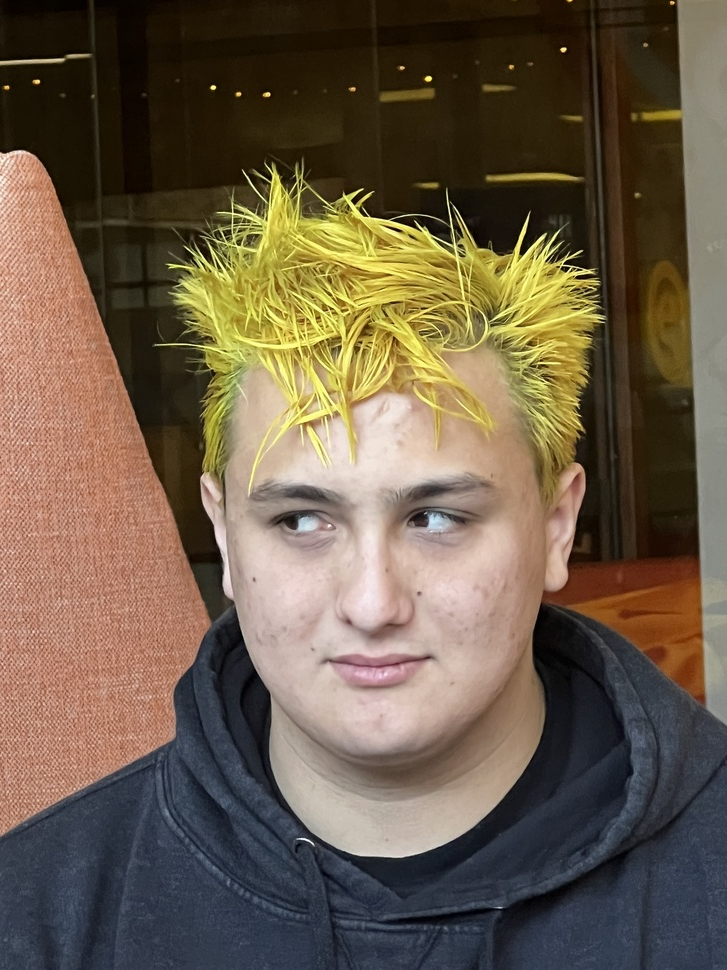
#> input picture Photos/IMG_2304.JPG, 727 x 970 px, shrunk from 3024 x 4032 before the run, found by its file name
$ jupyter execute eyes.ipynb
#> lines starting #> are read from the running program, lines starting #| are printed output that depends on the picture; after the words box and inside, x2 and y2 are one past the last pixel; in counts of white or black regions, pixels touching at a corner belong together
[cell 1]
import cv2
import numpy as np
import matplotlib.pyplot as plt
from einops import rearrange

face_cascade = cv2.CascadeClassifier(cv2.data.haarcascades + 'haarcascade_frontalface_default.xml')
eye_cascade = cv2.CascadeClassifier(cv2.data.haarcascades + 'haarcascade_eye.xml')

# original image
original_img = cv2.imread("Photos/IMG_2304.jpg", cv2.IMREAD_COLOR)
#> original_img is the input picture: shape (970, 727, 3); mean B, G, R 72.9, 92.2, 107.7
gray_picture = cv2.cvtColor(original_img, cv2.COLOR_BGR2GRAY)#make picture gray
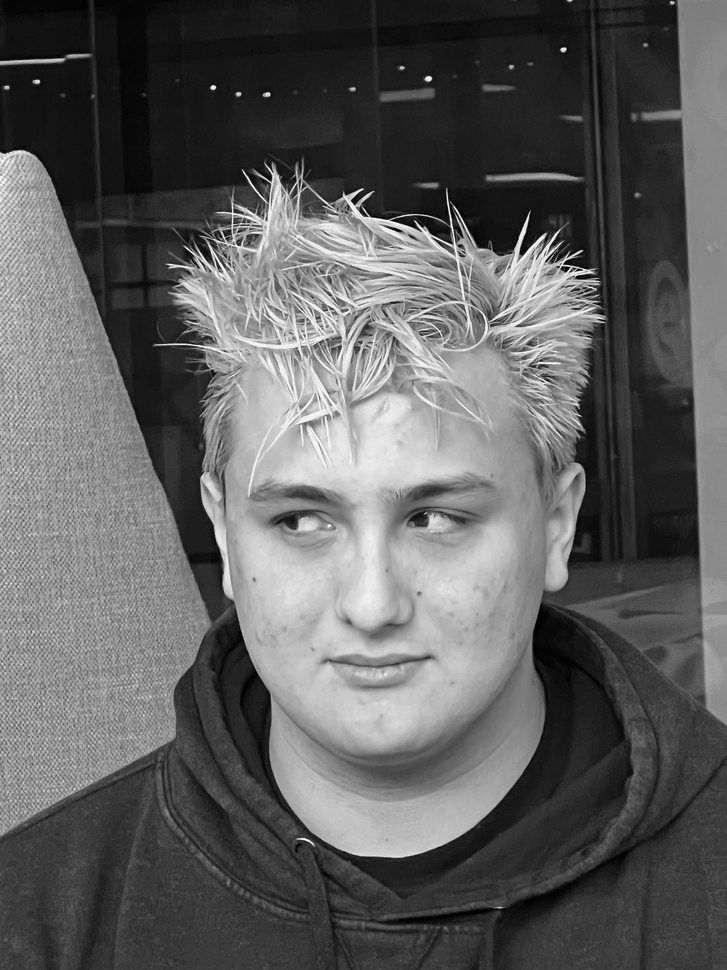
#> gray_picture: shape (970, 727); min 0, max 253, mean 94.6
faces = face_cascade.detectMultiScale(gray_picture, 1.3, 5)
#> faces = [[169, 367, 401, 401]]

for (x,y,w,h) in faces:
    cv2.rectangle(original_img,(x,y),(x+w,y+h),(255,255,0),5)

    gray_face = gray_picture[y:y+h, x:x+w] # cut the gray face frame out
    face = original_img[y:y+h, x:x+w] # cut the face frame out
    eyes = eye_cascade.detectMultiScale(gray_face, 1.1, 40) # (ex,ey,ew,eh)
#> this loop made 1 pass
#> (x, y, w, h, eyes) on pass 1: (169, 367, 401, 401, [[92, 117, 75, 75], [217, 110, 81, 81]])
#> pass 1, `gray_face = gray_picture[y:y+h, x:x+w]`:
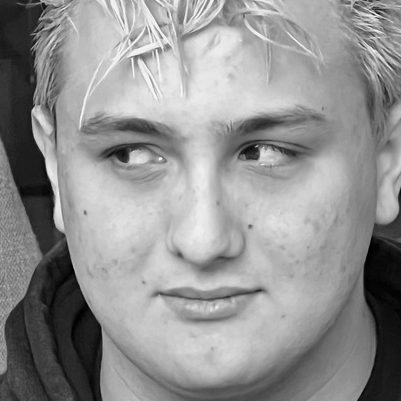
#> gray_face: shape (401, 401); min 0, max 250, mean 145.6
#> pass 1, `face = original_img[y:y+h, x:x+w]`:
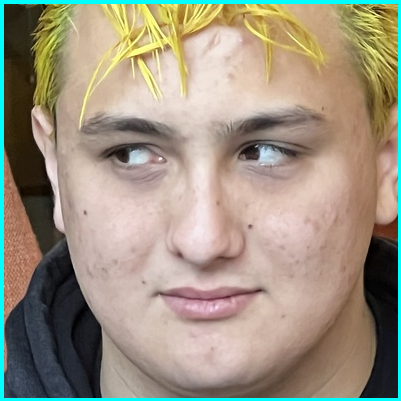
#> face: shape (401, 401, 3); mean B, G, R 128.7, 146.7, 157.5
#> after the loop:
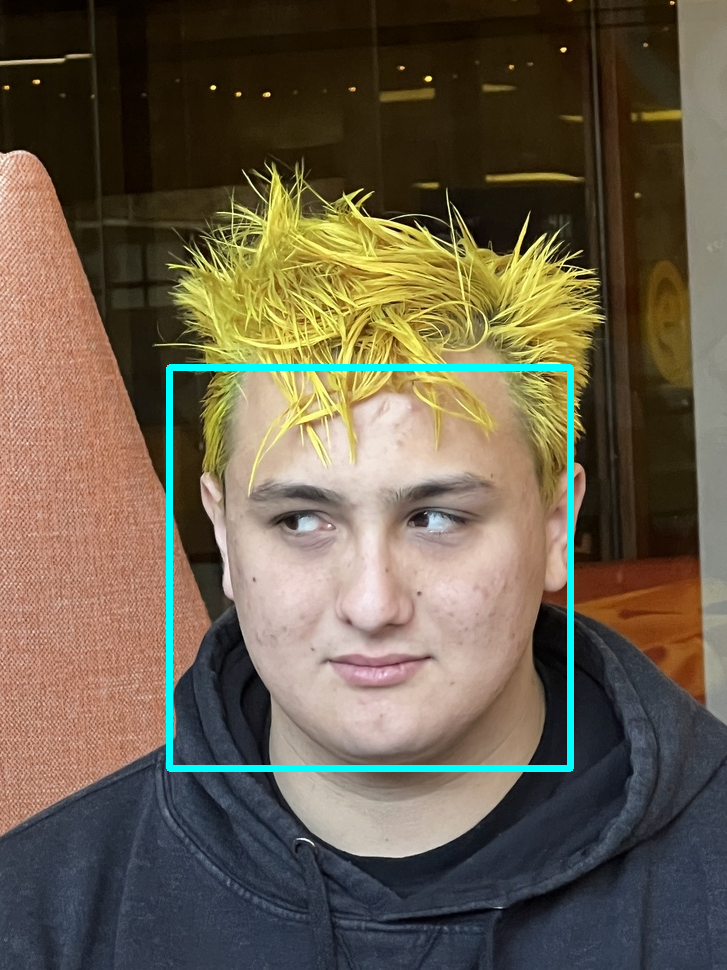
#> original_img: shape (970, 727, 3); 1.59% of pixels changed, all inside (x1, y1, x2, y2) = (166, 364, 574, 772)

[cell 2]
left, right = eyes[np.argsort(eyes[:, 0])]
#> left = [92, 117, 75, 75]; right = [217, 110, 81, 81]

left, right
#> Out = ([92, 117, 75, 75], [217, 110, 81, 81])

[cell 3]
plt.imshow(original_img[y+min(left[1], right[1]): y+min(left[1], right[1])+min(left[3], right[3]), x+left[0]:x+right[0]+right[2]])
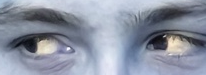
#> shown: shape (75, 206, 3); mean R, G, B 140.5, 147.3, 162.8

$ run again, with Photos/IMG_2301.JPG copied over Photos/IMG_2304.JPG
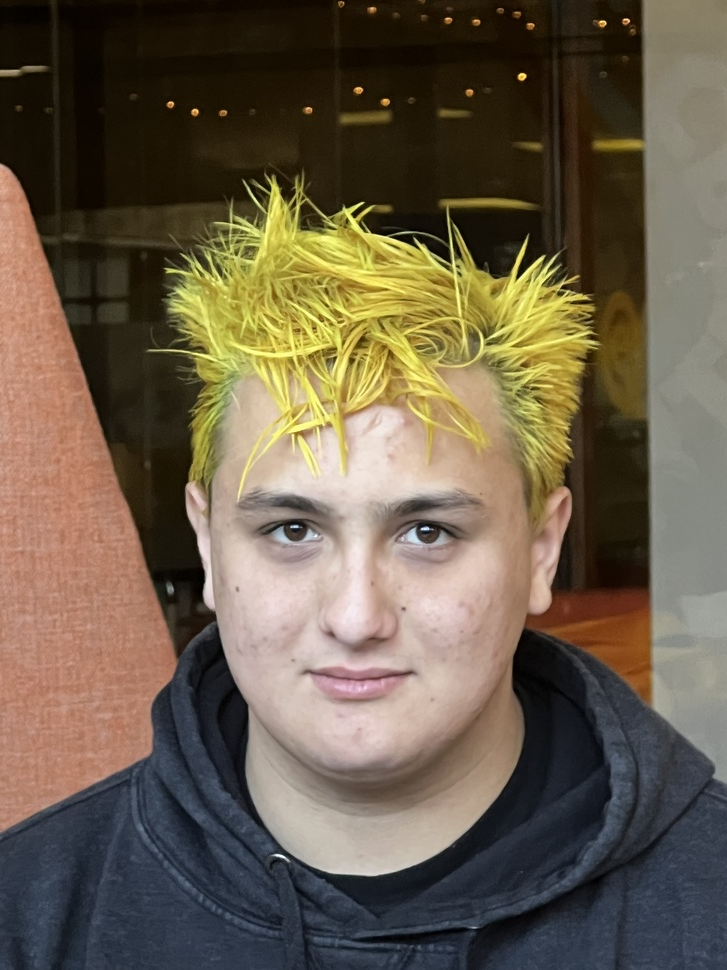
#> input picture Photos/IMG_2301.JPG, 727 x 970 px, shrunk from 3024 x 4032 before the run, found by its file name
#> original_img is the input picture: shape (970, 727, 3); mean B, G, R 74.4, 93.1, 105.9
#> faces = [[158, 377, 411, 411]]
#> the loop `for (x,y,w,h) in faces:` made 1 pass
#> (x, y, w, h, eyes) on pass 1: (158, 377, 411, 411, [[94, 115, 78, 78], [223, 115, 81, 81]])
#> after the loop `for (x,y,w,h) in faces:`:
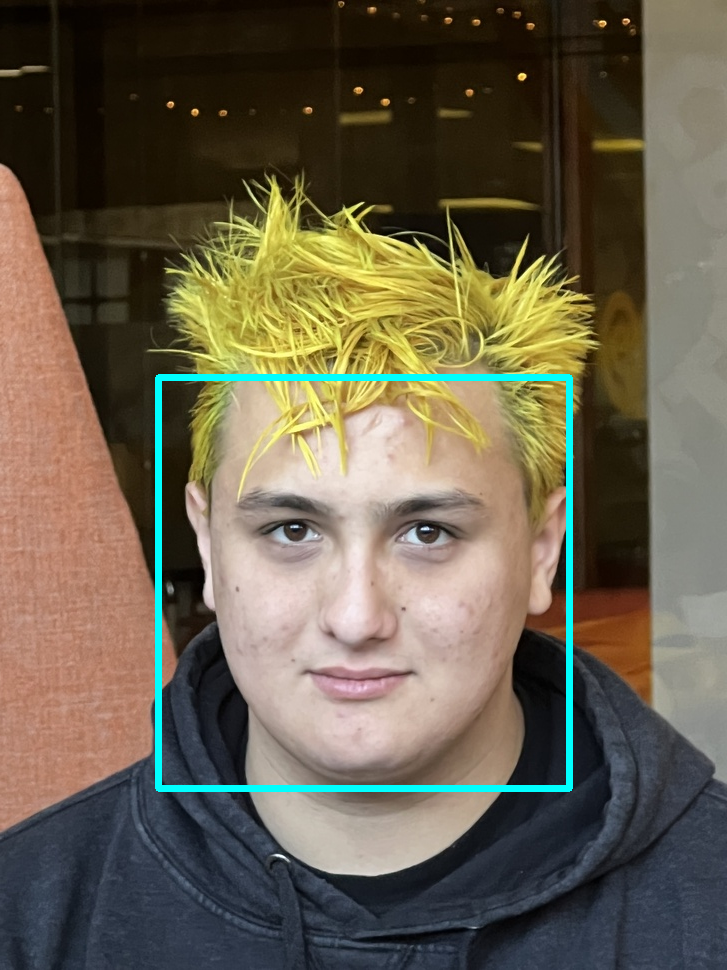
#> original_img: shape (970, 727, 3); 1.63% of pixels changed, all inside (x1, y1, x2, y2) = (155, 374, 573, 792)
#> left = [94, 115, 78, 78]; right = [223, 115, 81, 81]
#> Out = ([94, 115, 78, 78], [223, 115, 81, 81])
#> `[cell 3] plt.imshow(original_img[y+min(left[1], right[1]): y+min(left[..`:
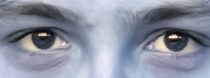
#> shown: shape (78, 210, 3); mean R, G, B 139.3, 145.9, 160.7

$ run again, with Photos/IMG_2302.JPG copied over Photos/IMG_2304.JPG
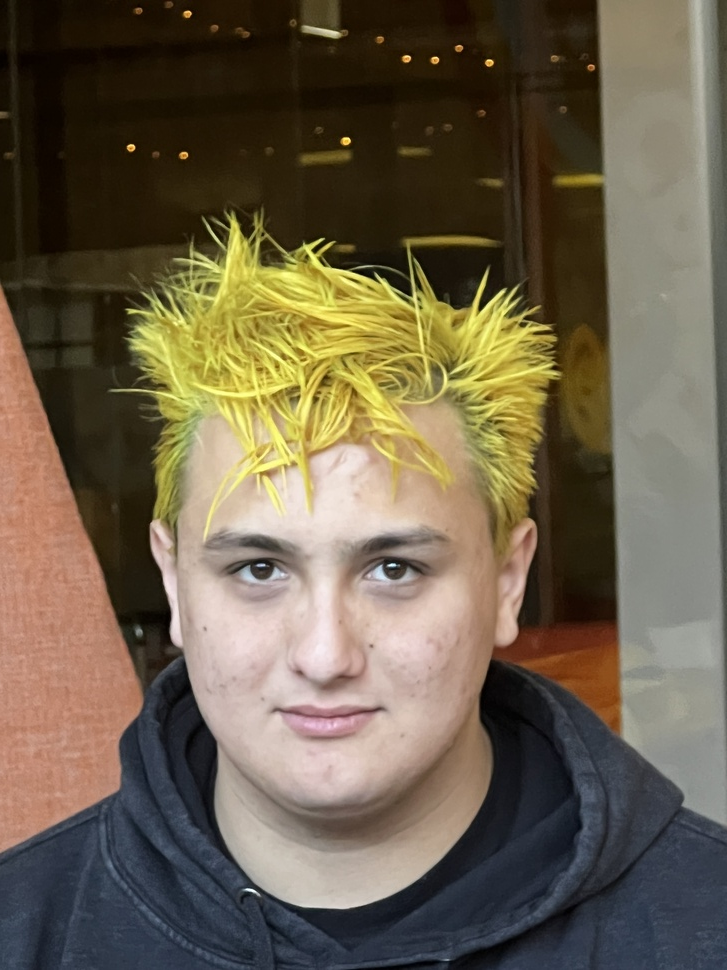
#> input picture Photos/IMG_2302.JPG, 727 x 970 px, shrunk from 3024 x 4032 before the run, found by its file name
#> original_img is the input picture: shape (970, 727, 3); mean B, G, R 75.5, 95.9, 107.9
#> faces = [[120, 407, 414, 414]]
#> the loop `for (x,y,w,h) in faces:` made 1 pass
#> (x, y, w, h, eyes) on pass 1: (120, 407, 414, 414, [[97, 124, 78, 78], [226, 120, 84, 84]])
#> after the loop `for (x,y,w,h) in faces:`:
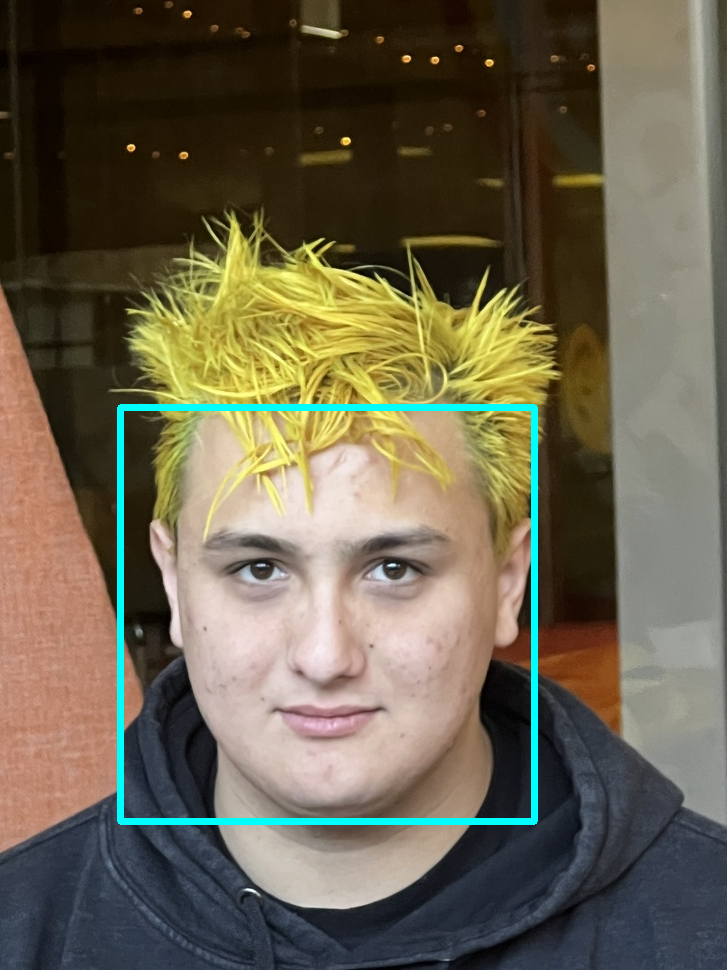
#> original_img: shape (970, 727, 3); 1.64% of pixels changed, all inside (x1, y1, x2, y2) = (117, 404, 538, 825)
#> left = [97, 124, 78, 78]; right = [226, 120, 84, 84]
#> Out = ([97, 124, 78, 78], [226, 120, 84, 84])
#> `[cell 3] plt.imshow(original_img[y+min(left[1], right[1]): y+min(left[..`:
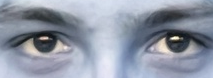
#> shown: shape (78, 213, 3); mean R, G, B 143.7, 150.8, 165.6
